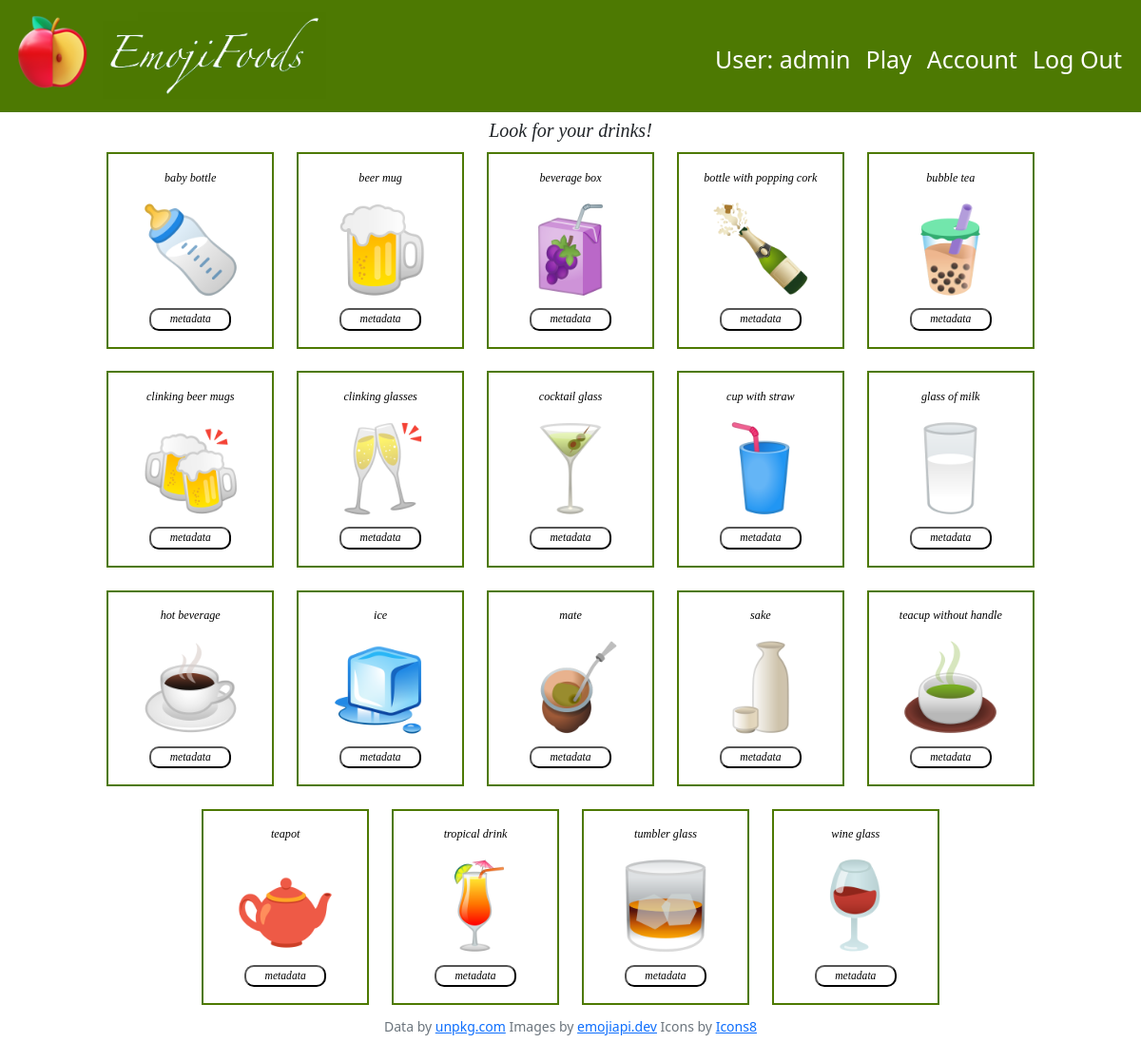
The app's page /drinks (signed in) with its own data.
### tables this page shows
CREATE TABLE users (
user_id INTEGER PRIMARY KEY,
username TEXT UNIQUE,
password TEXT
);

CREATE TABLE emojis (emoji_id INTEGER PRIMARY KEY, codes TEXT,    name TEXT, img_name TEXT, char TEXT, subgroup TEXT);

### app.py (the view)
@app.route("/drinks")
@login_required
def drinks():
    user_id = session["user_id"]
    username = db.execute("SELECT username FROM users WHERE user_id = ?", user_id)[0]["username"]
    list_drinks = db.execute("SELECT * FROM emojis WHERE subgroup = ? ORDER BY name", "drink")
    return render_template("drinks.html", list_subgroup=list_drinks, username=username)

### app.py (called while the page is built)
@app.after_request
def after_request(response):
    response.headers["Cache-Control"] = "no-cache, no-store, must-revalidate"
    response.headers["Expires"] = 0
    response.headers["Pragma"] = "no-cache"
    return response

### helpers.py (called while the page is built)
def login_required(f):
    @wraps(f)
    def decorated_function(*args, **kwargs):
        if session.get("user_id") is None:
            return redirect("/login")
        return f(*args, **kwargs)
    return decorated_function

### templates/drinks.html (shortened to what this page needs)
{% extends "layout.html" %}
{% block main %}
    <h2 id="headers">Look for your drinks!</h2>
    <div class="items-container">
        {% for item in list_subgroup %}
            <div class="items-cols">
                <p class="emoji-name">{{ item["name"] }}</p>
                <img class="image-sell" src="/static/images_food/{{ item['img_name'] }}" alt="/static/images/{{ item['img_name'] }}">
                <form action="/metadata" method="post">
                    <button type="submit" class="info-btn" name="submit_meta" value="{{ item['codes'] }}">metadata</button>
                </form>
            </div>
        {% endfor %}
    </div>
{% endblock %}

### templates/layout.html (shortened to what this page needs)
<!DOCTYPE html>
<html lang="en">
    <head>
        <link href="https://cdn.jsdelivr.net/npm/bootstrap@5.1.3/dist/css/bootstrap.min.css" rel="stylesheet">
        <link href="/static/styles.css" rel="stylesheet">
    </head>
    <body>
        <nav class="navbar navbar-expand-md navbar-light" id="signer">
            <div class="container-fluid">
                <a class="navbar-brand" href="/">
                    <img id="emojiimage"src="/static/images_design/apple.png">
                    <img id="emojisign" src="/static/images_design/emojifoods.png">
                </a>
                <div class="collapse navbar-collapse" id="navbar">
                    {% if session["user_id"] %}
                        <ul class="navbar-nav ms-auto mt-2">
                            <li class="nav-item"><a class="nav-link">User: {{ username }}</a></li>
                            <li class="nav-item"><a class="nav-link" href="/play">Play</a></li>
                            <li class="nav-item"><a class="nav-link" href="/account">Account</a></li>
                            <li class="nav-item"><a class="nav-link" href="/logout">Log Out</a></li>
                        </ul>
                    {% else %}
                        <ul class="navbar-nav ms-auto mt-2">
                            <li class="nav-item"><a class="nav-link" href="/register">Register</a></li>
                            <li class="nav-item"><a class="nav-link" href="/login">Log In</a></li>
                        </ul>
                    {% endif %}
                </div>
            </div>
        </nav>
        <main>
            <div class="container-fluid pt-2">
                {% block main %}{% endblock %}
            </div>
        </main>
        <footer class="mb-5 small text-center text-muted">
            Data by <a href="https://unpkg.com/emoji.json@14.0.0/emoji.json">unpkg.com</a>
            Images by <a href="https://emojiapi.dev/">emojiapi.dev</a>
            Icons by <a target="_blank" href="https://icons8.com">Icons8</a>
        </footer>
    </body>
</html>

### static/styles.css (style rules this page uses)
#navbar .nav-link { font-size: 25px; color: #FFFFFF; }
nav .navbar-brand { font-size: xx-large; }
#signer { background-color: #4D7902; }
#emojiimage { width: 13%; object-fit: cover; }
#emojisign { width: 35%; object-fit: cover; }
.container-fluid { margin-right: auto; margin-left: auto; }
#headers { font: italic 150% Georgia; font-size: calc(0.5rem + 1vw); text-align: center; margin: auto; }
.emoji-name { width: 100%; float: right; margin-top: 10%; font: italic 100% Georgia; font-size: calc(0.01rem + 1vw); text-align: center; }
.image-sell { display: block; width: 60%; margin-left: auto; margin-right: auto; margin-bottom: 6%; }
.items-container { width: 100%; display: flex; flex-wrap: wrap; justify-content: center; }
.items-container>* { flex: 0 0 15%; }
.items-cols { background-color: #FFFFFF; border: 2px solid #4D7902; color: black; margin: 1% 1% 1% 1%; cursor: default; width: 15%; }
.info-btn { display: flex; width: 50%; height: 12%; margin-left: auto; margin-right: auto; margin-bottom: 10%; background-color:#FFFFFF; border-radius: 10px; justify-content: center; font-size: calc(0.35rem + 0.5vw); font-family: georgia; font-style: italic; }

### records on screen
users: username "admin"
emojis: name "baby bottle", img_name (picture)
emojis: name "beer mug", img_name (picture)
emojis: name "beverage box", img_name (picture)
emojis: name "bottle with popping cork", img_name (picture)
emojis: name "bubble tea", img_name (picture)
emojis: name "clinking beer mugs", img_name (picture)
emojis: name "clinking glasses", img_name (picture)
emojis: name "cocktail glass", img_name (picture)
emojis: name "cup with straw", img_name (picture)
emojis: name "glass of milk", img_name (picture)
emojis: name "hot beverage", img_name (picture), {{ item['codes'] }} 2615 (drawn)
emojis: name "ice", img_name (picture)
emojis: name "mate", img_name (picture)
emojis: name "sake", img_name (picture)
emojis: name "teacup without handle", img_name (picture)
emojis: name "teapot", img_name (picture)
emojis: name "tropical drink", img_name (picture)
emojis: name "tumbler glass", img_name (picture)
emojis: name "wine glass", img_name (picture)
